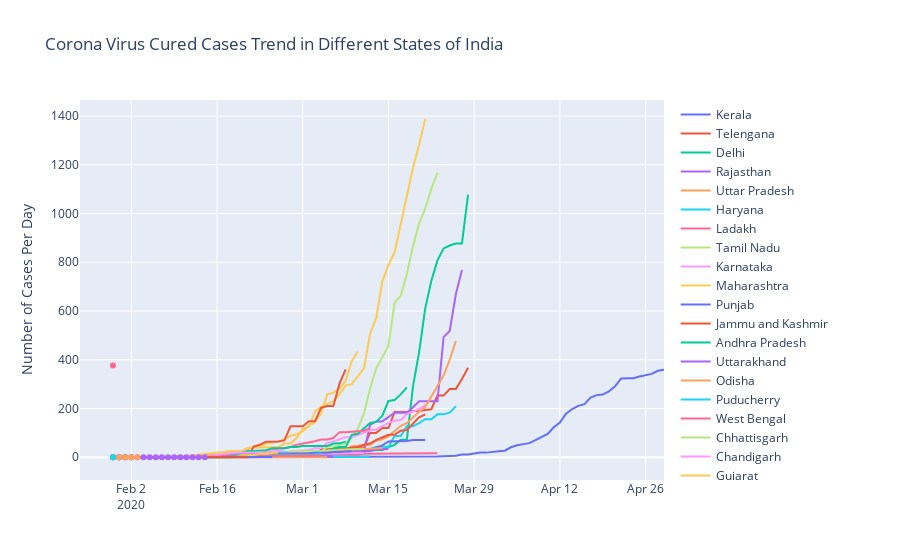

The notebook cell saved with this chart:
### Markdown cell above
> Maharshtra, Delhi, Rajasthan are top states in confirmed cases per day. Please feel free to select choice of state and see the trend :) !!

### Code cell
states = covid_indStates['State/UnionTerritory'].unique()
fig1 = go.Figure()
for i in states:
    fig1.add_trace(go.Scatter(x=covid_india.index,
                          y=covid_indStates[covid_indStates['State/UnionTerritory']==i]['Cured'], name=i,
                         line=dict(width=2)))
fig1.update_layout(
    title='Corona Virus Cured Cases Trend in Different States of India',
     yaxis=dict(
        title='Number of Cases Per Day')
    )

    
fig1.show()
